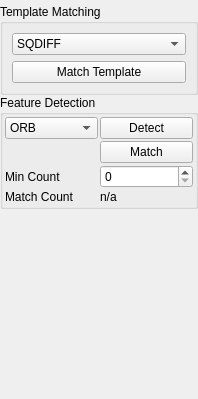
       <widget class="QWidget" name="pageFeatureDetection">
        <property name="geometry">
         <rect>
          <x>0</x>
          <y>0</y>
          <width>198</width>
          <height>399</height>
         </rect>
        </property>
        <attribute name="label">
         <string>Feature Detection</string>
        </attribute>
        <layout class="QGridLayout" name="gridLayout_6">
         <property name="leftMargin">
          <number>0</number>
         </property>
         <property name="topMargin">
          <number>4</number>
         </property>
         <property name="rightMargin">
          <number>0</number>
         </property>
         <property name="bottomMargin">
          <number>0</number>
         </property>
         <property name="spacing">
          <number>0</number>
         </property>
         <item row="4" column="1" colspan="2">
          <widget class="QGroupBox" name="gbTemplate">
           <property name="title">
            <string>Template Matching</string>
           </property>
           <layout class="QGridLayout" name="gridLayout_10">
            <item row="1" column="0">
             <widget class="QPushButton" name="btnTemplateFind">
              <property name="text">
               <string>Match Template</string>
              </property>
             </widget>
            </item>
            <item row="0" column="0">
             <widget class="QComboBox" name="cbTemplateMethod">
              <item>
               <property name="text">
                <string>SQDIFF</string>
               </property>
              </item>
              <item>
               <property name="text">
                <string>SQDIFF_NORMED</string>
               </property>
              </item>
              <item>
               <property name="text">
                <string>CCORR</string>
               </property>
              </item>
              <item>
               <property name="text">
                <string>CCORR_NORMED</string>
               </property>
              </item>
              <item>
               <property name="text">
                <string>CCOEFF</string>
               </property>
              </item>
              <item>
               <property name="text">
                <string>CCOEFF_NORMED</string>
               </property>
              </item>
             </widget>
            </item>
           </layout>
          </widget>
         </item>
         <item row="5" column="1" colspan="2">
          <widget class="QGroupBox" name="groupBox">
           <property name="title">
            <string>Feature Detection</string>
           </property>
           <layout class="QGridLayout" name="gridLayout_22">
            <property name="margin">
             <number>2</number>
            </property>
            <property name="spacing">
             <number>2</number>
            </property>
            <item row="4" column="0">
             <widget class="QComboBox" name="cbFeatureType">
              <item>
               <property name="text">
                <string>ORB</string>
               </property>
              </item>
              <item>
               <property name="text">
                <string>SIFT</string>
               </property>
              </item>
              <item>
               <property name="text">
                <string>SURF</string>
               </property>
              </item>
              <item>
               <property name="text">
                <string>AKAZE</string>
               </property>
              </item>
             </widget>
            </item>
            <item row="6" column="1">
             <widget class="QSpinBox" name="sbFeatureMinCnt"/>
            </item>
            <item row="7" column="0">
             <widget class="QLabel" name="lblFeatureMatchCntLbl">
              <property name="text">
               <string>Match Count</string>
              </property>
             </widget>
            </item>
            <item row="6" column="0">
             <widget class="QLabel" name="lblFeatureMinCnt">
              <property name="text">
               <string>Min Count</string>
              </property>
             </widget>
            </item>
            <item row="7" column="1">
             <widget class="QLabel" name="lblFeatureMatchCnt">
              <property name="text">
               <string>n/a</string>
              </property>
             </widget>
            </item>
            <item row="4" column="1">
             <widget class="QPushButton" name="btnFeatureDetect">
              <property name="text">
               <string>Detect</string>
              </property>
             </widget>
            </item>
            <item row="5" column="1">
             <widget class="QPushButton" name="btnFeatureMatch">
              <property name="text">
               <string>Match</string>
              </property>
             </widget>
            </item>
           </layout>
          </widget>
         </item>
         <item row="7" column="1" colspan="2">
          <spacer name="verticalSpacer_8">
           <property name="orientation">
            <enum>Qt::Vertical</enum>
           </property>
           <property name="sizeHint" stdset="0">
            <size>
             <width>20</width>
             <height>40</height>
            </size>
           </property>
          </spacer>
         </item>
        </layout>
       </widget>
